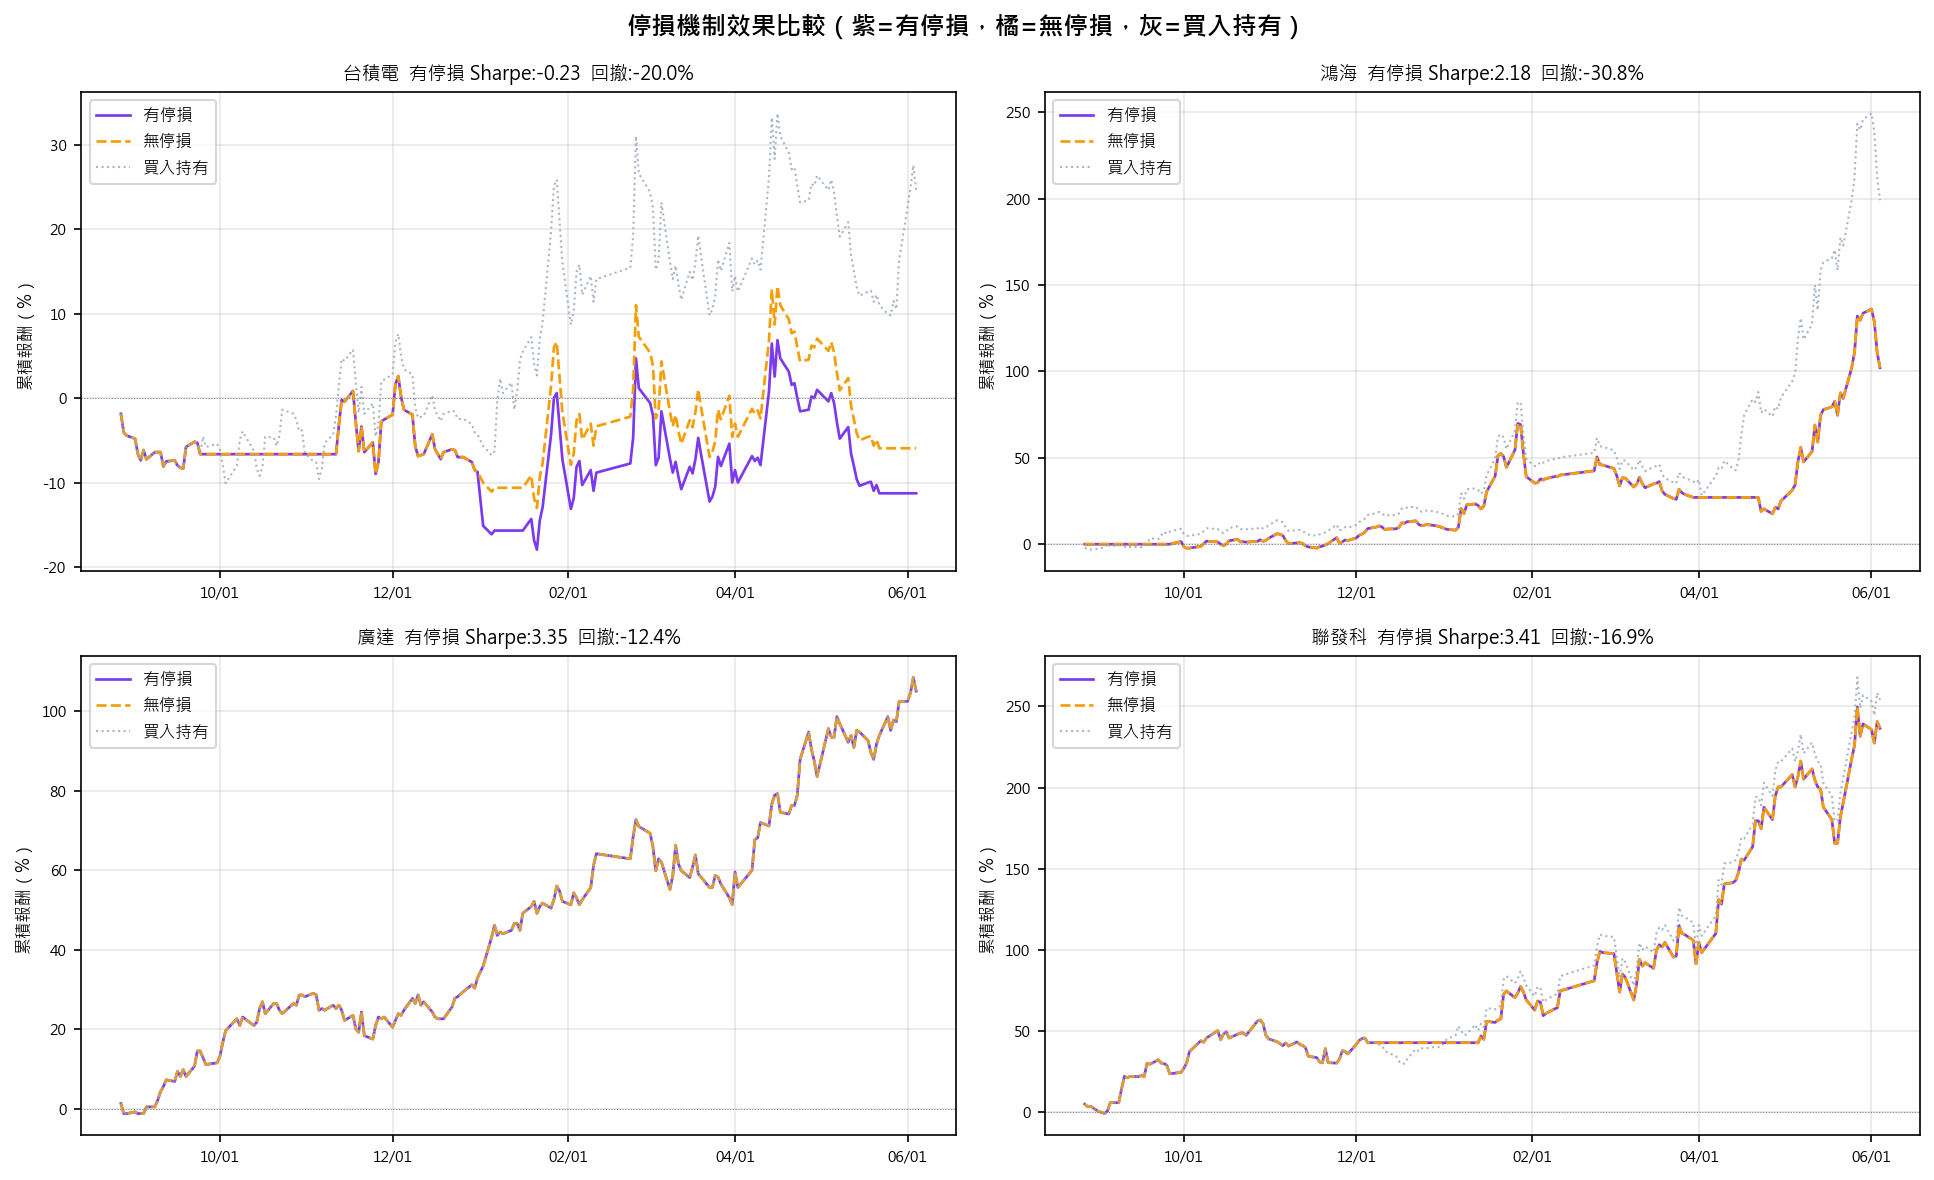

Write Python code to recreate this figure.
# day12_stoploss.py — 含停損的多股票回測

import yfinance as yf
import pandas as pd
import numpy as np
import matplotlib.pyplot as plt

plt.rcParams["font.family"] = "Microsoft JhengHei"
plt.rcParams["axes.unicode_minus"] = False

STOCKS = {
    "2330.TW": "台積電", "2317.TW": "鴻海",
    "2454.TW": "聯發科", "2308.TW": "台達電",
    "2382.TW": "廣達",   "2303.TW": "聯電",
    "2412.TW": "中華電", "2882.TW": "國泰金",
    "1301.TW": "台塑",   "2357.TW": "華碩",
}

def backtest_with_stoploss(prices: pd.Series,
                            ma_short=20, ma_long=60,
                            stop_loss=-0.07) -> dict:
    """
    均線策略 + 停損：
    持倉期間若從進場價跌超過 stop_loss，立即出場，
    等下一個均線買進訊號再重新進場。
    """
    df = pd.DataFrame({"close": prices.copy()})
    df["ma_s"] = df["close"].rolling(ma_short).mean()
    df["ma_l"] = df["close"].rolling(ma_long).mean()
    df["signal"] = (df["ma_s"] > df["ma_l"]).astype(int)
    df["ret"] = df["close"].pct_change()
    df = df.dropna().copy()

    # 逐日模擬：加入停損邏輯
    position    = 0       # 0=空手, 1=持倉
    entry_price = 0.0
    strat_rets  = []

    for i in range(len(df)):
        row         = df.iloc[i]
        daily_ret   = row["ret"]
        close_price = row["close"]
        ma_signal   = row["signal"]

        if position == 1:
            # 計算從進場到今天的累積虧損
            loss = (close_price - entry_price) / entry_price
            if loss <= stop_loss:
                # 觸發停損，今日以停損價出場
                strat_rets.append(stop_loss)
                position = 0
                continue

        if position == 0 and ma_signal == 1:
            # 均線訊號買進
            position    = 1
            entry_price = close_price
            strat_rets.append(daily_ret)
        elif position == 1 and ma_signal == 0:
            # 均線訊號賣出
            strat_rets.append(daily_ret)
            position = 0
        elif position == 1:
            strat_rets.append(daily_ret)
        else:
            strat_rets.append(0.0)

    df["strat_ret"] = strat_rets

    # 績效計算
    cum = (1 + df["strat_ret"]).cumprod()
    mkt = (1 + df["ret"]).cumprod()

    total_ret  = cum.iloc[-1] - 1
    market_ret = mkt.iloc[-1] - 1
    std        = df["strat_ret"].std()
    sharpe     = df["strat_ret"].mean() / std * np.sqrt(252) if std > 0 else 0
    roll_max   = cum.cummax()
    max_dd     = ((cum - roll_max) / roll_max).min()
    wins       = (df["strat_ret"] > 0).sum()
    total_days = (df["strat_ret"] != 0).sum()
    win_rate   = wins / total_days if total_days > 0 else 0

    return {
        "策略報酬":  round(total_ret  * 100, 1),
        "市場報酬":  round(market_ret * 100, 1),
        "超額報酬":  round((total_ret - market_ret) * 100, 1),
        "Sharpe":    round(sharpe, 2),
        "最大回撤":  round(max_dd * 100, 1),
        "勝率":      round(win_rate * 100, 1),
        "_cum":      cum,
        "_mkt":      mkt,
    }

# 下載資料
print("下載資料...")
raw = yf.download(list(STOCKS.keys()), period="1y", progress=False)["Close"]
raw.columns = list(STOCKS.values())
raw = raw.dropna()

# 跑兩組回測：有停損 vs 無停損
print("\n回測中...\n")
res_with    = {n: backtest_with_stoploss(raw[n], stop_loss=-0.07)
               for n in raw.columns}
res_without = {n: backtest_with_stoploss(raw[n], stop_loss=-9999)
               for n in raw.columns}

# 比較表
cols = ["策略報酬", "Sharpe", "最大回撤"]
print(f"{'股票':<6} {'有停損報酬':>9} {'無停損報酬':>9} "
      f"{'有停損回撤':>9} {'無停損回撤':>9} {'停損效果'}")
print("─" * 65)
for name in raw.columns:
    w  = res_with[name]
    wo = res_without[name]
    dd_better  = "✓回撤改善" if w["最大回撤"] > wo["最大回撤"] else "─"
    ret_change = w["策略報酬"] - wo["策略報酬"]
    print(f"{name:<6} {w['策略報酬']:>8.1f}% {wo['策略報酬']:>8.1f}%"
          f" {w['最大回撤']:>8.1f}% {wo['最大回撤']:>8.1f}%"
          f"  {dd_better}  報酬{ret_change:+.1f}%")

# 畫圖：選 4 檔最有代表性的來比較
show_stocks = ["台積電", "鴻海", "廣達", "聯發科"]
fig, axes = plt.subplots(2, 2, figsize=(13, 8))
fig.suptitle("停損機制效果比較（紫=有停損，橘=無停損，灰=買入持有）",
             fontsize=12, fontweight="bold")

for idx, name in enumerate(show_stocks):
    ax  = axes[idx // 2][idx % 2]
    cum_w  = res_with[name]["_cum"]  * 100 - 100
    cum_wo = res_without[name]["_cum"] * 100 - 100
    mkt    = res_with[name]["_mkt"]  * 100 - 100

    ax.plot(cum_w.index,  cum_w.values,
            color="#7C3AED", linewidth=1.3, label="有停損")
    ax.plot(cum_wo.index, cum_wo.values,
            color="#F59E0B", linewidth=1.3,
            linestyle="--", label="無停損")
    ax.plot(mkt.index,    mkt.values,
            color="#94A3B8", linewidth=1,
            linestyle=":", label="買入持有", alpha=0.8)
    ax.axhline(0, color="gray", linewidth=0.5, linestyle=":")

    w = res_with[name]
    ax.set_title(
        f"{name}  有停損 Sharpe:{w['Sharpe']}  "
        f"回撤:{w['最大回撤']}%",
        fontsize=9
    )
    ax.set_ylabel("累積報酬（%）", fontsize=8)
    ax.legend(fontsize=8, loc="upper left")
    ax.tick_params(labelsize=7)
    ax.xaxis.set_major_formatter(
        plt.matplotlib.dates.DateFormatter("%m/%d")
    )
    ax.xaxis.set_major_locator(
        plt.matplotlib.dates.MonthLocator(interval=2)
    )
    ax.grid(alpha=0.3)

plt.tight_layout()
import os  # 請確認您的檔案最上方有這行，如果沒有請補上

# 1. 自動抓取目前這份程式碼檔案的「絕對路徑資料夾」
current_dir = os.path.dirname(os.path.abspath(__file__))

# 2. 把資料夾路徑與檔名組合在一起
save_path = os.path.join(current_dir, "day12_stoploss.png")

# 3. 儲存與顯示
plt.savefig(save_path, dpi=150, bbox_inches="tight")
plt.show()
print(f"\n圖表已存檔：{save_path}")
